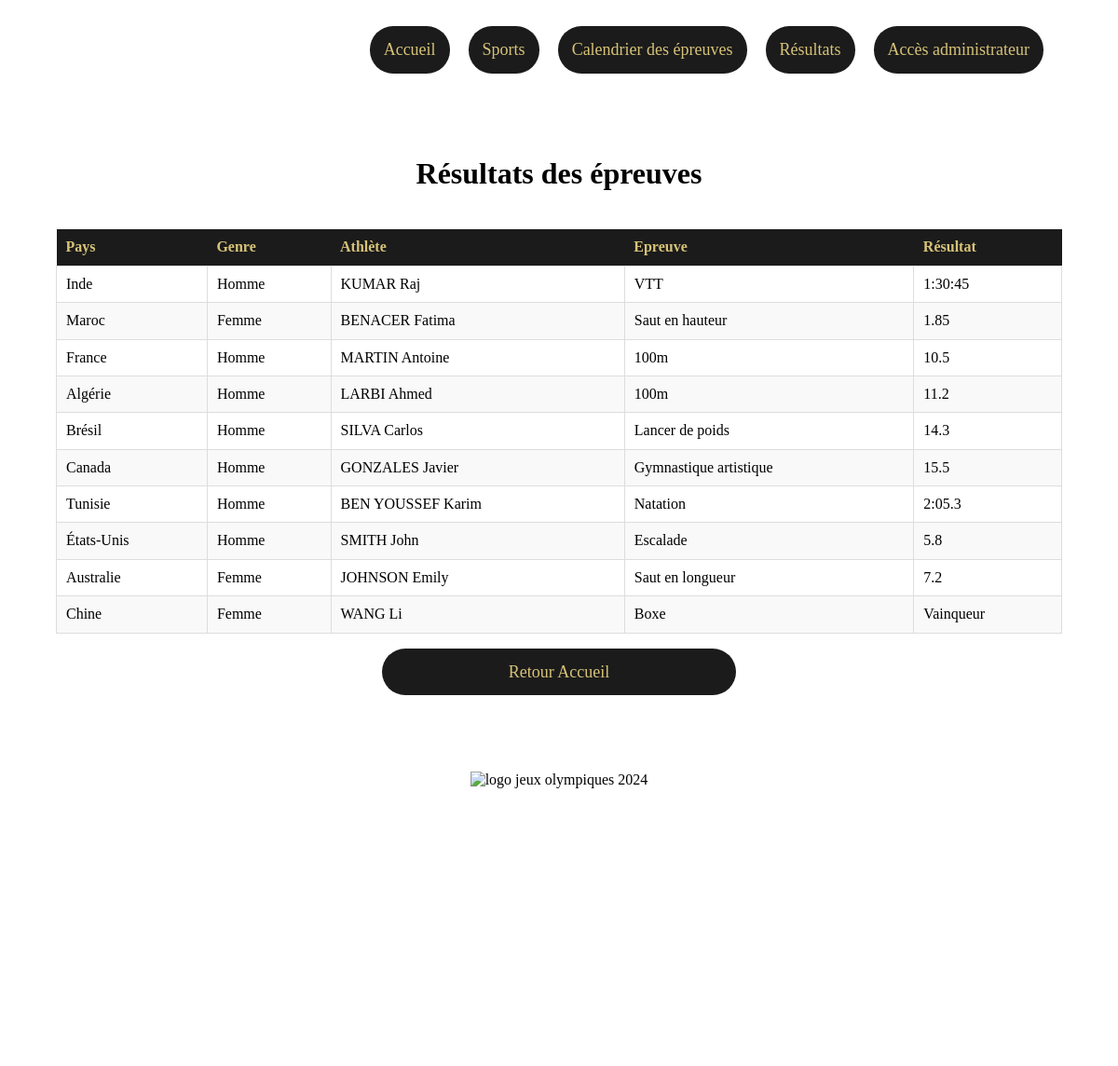
The page /pages/results.php on the database its author committed.
### tables this page shows
CREATE TABLE PARTICIPER (
  PRIMARY KEY (id_athlete, id_epreuve),
  id_athlete INT(4) NOT NULL,
  id_epreuve INT(4) NOT NULL,
  resultat   VARCHAR(100)
);

CREATE TABLE PAYS (
  PRIMARY KEY (id_pays),
  id_pays  INT(4) NOT NULL AUTO_INCREMENT,
  nom_pays VARCHAR(255)
);

CREATE TABLE GENRE (
  PRIMARY KEY (id_genre),
  id_genre  INT(4) NOT NULL AUTO_INCREMENT,
  nom_genre VARCHAR(255)
);

CREATE TABLE ATHLETE (
  PRIMARY KEY (id_athlete),
  id_athlete     INT(4) NOT NULL AUTO_INCREMENT,
  nom_athlete    VARCHAR(255),
  prenom_athlete VARCHAR(255),
  id_pays        INT(4) NOT NULL,
  id_genre       INT(4) NOT NULL
);

CREATE TABLE EPREUVE (
  PRIMARY KEY (id_epreuve),
  id_epreuve    INT(4) NOT NULL AUTO_INCREMENT,
  nom_epreuve   VARCHAR(255),
  date_epreuve  DATE,
  heure_epreuve TIME,
  id_lieu       INT(4) NOT NULL,
  id_sport      INT(4) NOT NULL
);

### pages/results.php (the view, shortened to what this page needs)
<!DOCTYPE html>
<html lang="fr">
<head>
    <link rel="stylesheet" href="../css/normalize.css">
    <link rel="stylesheet" href="../css/styles-computer.css">
    <link rel="stylesheet" href="../css/styles-responsive.css">
</head>
<body>
    <header>
        <nav>
            <ul class="menu">
                <li><a href="../index.php">Accueil</a></li>
                <li><a href="sports.php">Sports</a></li>
                <li><a href="events.php">Calendrier des épreuves</a></li>
                <li><a href="results.php">Résultats</a></li>
                <li><a href="login.php">Accès administrateur</a></li>
            </ul>
        </nav>
    </header>
    <main>
        <h1>Résultats des épreuves</h1>
        <?php
        require_once("../database/database.php");
        try {
            $query = "SELECT * FROM PARTICIPER
            INNER JOIN ATHLETE ON PARTICIPER.id_athlete = ATHLETE.id_athlete
            INNER JOIN PAYS ON ATHLETE.id_pays = PAYS.id_pays
            INNER JOIN GENRE ON ATHLETE.id_genre = GENRE.id_genre
            INNER JOIN EPREUVE ON PARTICIPER.id_epreuve = EPREUVE.id_epreuve
            ORDER BY resultat";
            $statement = $connexion->prepare($query);
            $statement->execute();
            if ($statement->rowCount() > 0) {
                echo "<table>";
                echo "<tr>";
                echo "<th class='color'>Pays</th>";
                echo "<th class='color'>Genre</th>";
                echo "<th class='color'>Athlète</th>";
                echo "<th class='color'>Epreuve</th>";
                echo "<th class='color'>Résultat</th>";
                echo "</tr>";
                while ($row = $statement->fetch(PDO::FETCH_ASSOC)) {
                    echo "<tr>";
                    echo "<td>" . htmlspecialchars($row['nom_pays']) . "</td>";
                    echo "<td>" . htmlspecialchars($row['nom_genre']) . "</td>";
                    echo "<td>" . htmlspecialchars($row['nom_athlete'] . ' ' . $row['prenom_athlete']) . "</td>";
                    echo "<td>" . htmlspecialchars($row['nom_epreuve']) . "</td>";
                    echo "<td>" . htmlspecialchars($row['resultat']) . "</td>";
                    echo "</tr>";
                }
                echo "</table>";
            } else {
                echo "<p>Aucun résultat trouvé.</p>";
            }
        }catch (PDOException $e) {
            echo "Erreur : " . $e->getMessage();
        }
        ?>
        <p class="paragraph-link">
            <a class="link-home" href="../index.php">Retour Accueil</a>
        </p>
    </main>
    <footer>
        <figure>
            <img src="../img/logo-jo-2024.png" alt="logo jeux olympiques 2024">
        </figure>
    </footer>
</body>
</html>

### css/styles-computer.css (style rules this page uses)
header { display: flex; justify-content: right; align-items: right; width: 90%; margin: 10px auto; }
.link-home { display: flex; width: 350px; justify-content: center; align-items: center; text-decoration: none; border-radius: 25px; background-color: #1b1b1b; font-size: 18px; color: #d7c378; padding: 15px; transition: color 0.3s ease, background-color 0.3s ease; }
table { width: 100%; border-collapse: collapse; margin-top: 20px; }
th { background-color: #1b1b1b; color: #d7c378; padding: 10px; text-align: left; }
td { border: 1px solid #ddd; padding: 10px; }
tr:nth-child(odd) { background-color: #f9f9f9; }
main { display: flex; flex-direction: column; align-items: center; }
figure { display: flex; height: auto; }
img { width: 100%; height: auto; }
@media screen and (min-width: 1025px) { main { width: 90%; margin: 50px auto; } }
@media screen and (min-width: 1025px) { nav ul { list-style: none; padding: 0; display: flex; font-size: 18px; } }
@media screen and (min-width: 1025px) { nav li { width: auto; margin-right: 20px; } }
@media screen and (min-width: 1025px) { nav a { display: block; text-decoration: none; color: #d7c378; background-color: #1b1b1b; padding: 15px; text-align: center; transition: color 0.3s ease, background-color 0.3s ease; border-radius: 25px; } }
@media screen and (min-width: 1025px) { footer { display: flex; margin: 50px auto; width: 90%; height: 40vh; justify-content: center; } }

### rows shown on the page
participer: pays.nom_pays "Inde", genre.nom_genre "Homme", id_athlete.prenom_athlete "KUMAR Raj", id_epreuve.nom_epreuve "VTT", resultat "1:30:45"
participer: pays.nom_pays "Maroc", genre.nom_genre "Femme", id_athlete.prenom_athlete "BENACER Fatima", id_epreuve.nom_epreuve "Saut en hauteur", resultat "1.85"
participer: pays.nom_pays "France", genre.nom_genre "Homme", id_athlete.prenom_athlete "MARTIN Antoine", id_epreuve.nom_epreuve "100m", resultat "10.5"
participer: pays.nom_pays "Algérie", genre.nom_genre "Homme", id_athlete.prenom_athlete "LARBI Ahmed", id_epreuve.nom_epreuve "100m", resultat "11.2"
participer: pays.nom_pays "Brésil", genre.nom_genre "Homme", id_athlete.prenom_athlete "SILVA Carlos", id_epreuve.nom_epreuve "Lancer de poids", resultat "14.3"
participer: pays.nom_pays "Canada", genre.nom_genre "Homme", id_athlete.prenom_athlete "GONZALES Javier", id_epreuve.nom_epreuve "Gymnastique artistique", resultat "15.5"
participer: pays.nom_pays "Tunisie", genre.nom_genre "Homme", id_athlete.prenom_athlete "BEN YOUSSEF Karim", id_epreuve.nom_epreuve "Natation", resultat "2:05.3"
participer: pays.nom_pays "États-Unis", genre.nom_genre "Homme", id_athlete.prenom_athlete "SMITH John", id_epreuve.nom_epreuve "Escalade", resultat "5.8"
participer: pays.nom_pays "Australie", genre.nom_genre "Femme", id_athlete.prenom_athlete "JOHNSON Emily", id_epreuve.nom_epreuve "Saut en longueur", resultat "7.2"
participer: pays.nom_pays "Chine", genre.nom_genre "Femme", id_athlete.prenom_athlete "WANG Li", id_epreuve.nom_epreuve "Boxe", resultat "Vainqueur"
